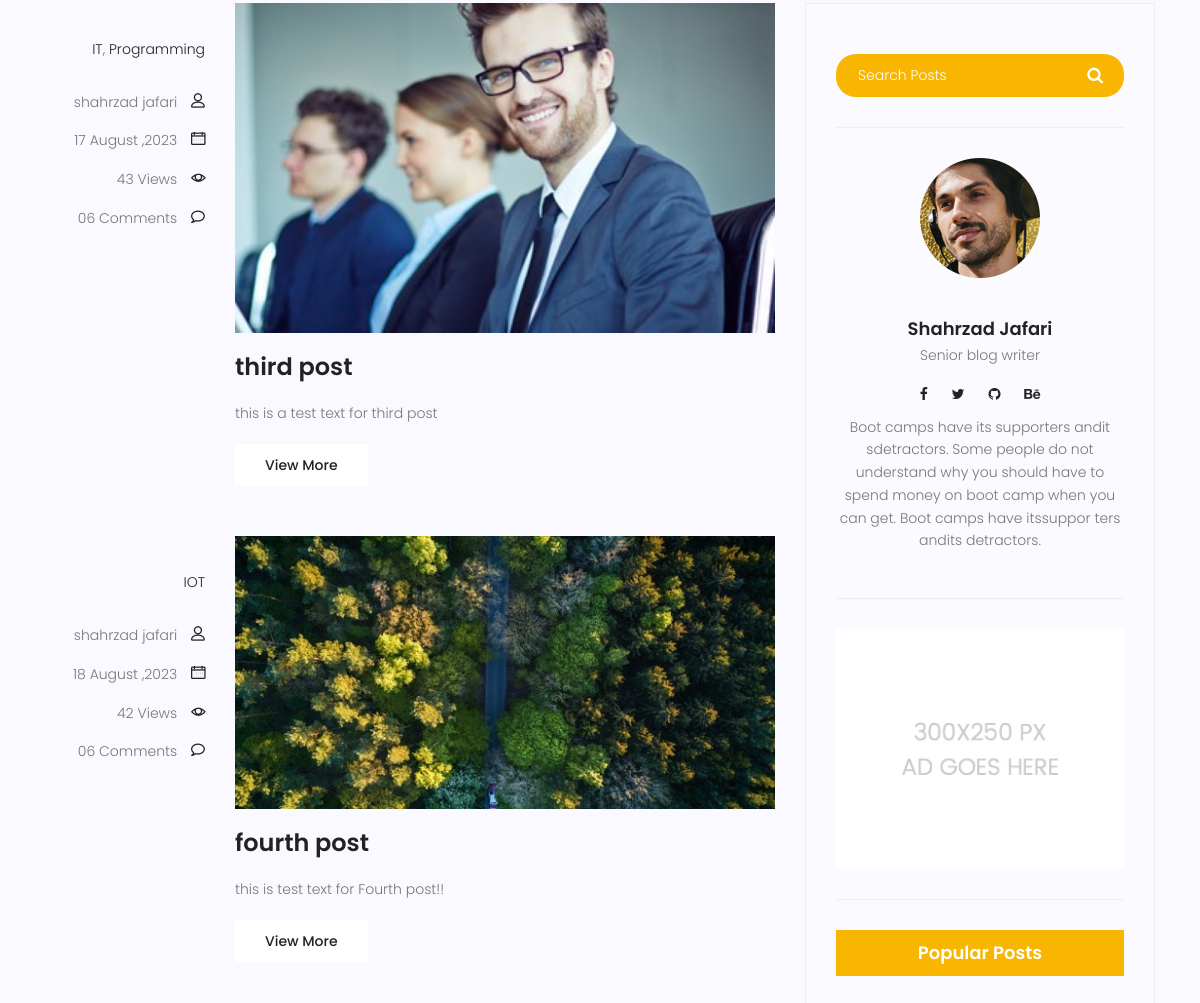
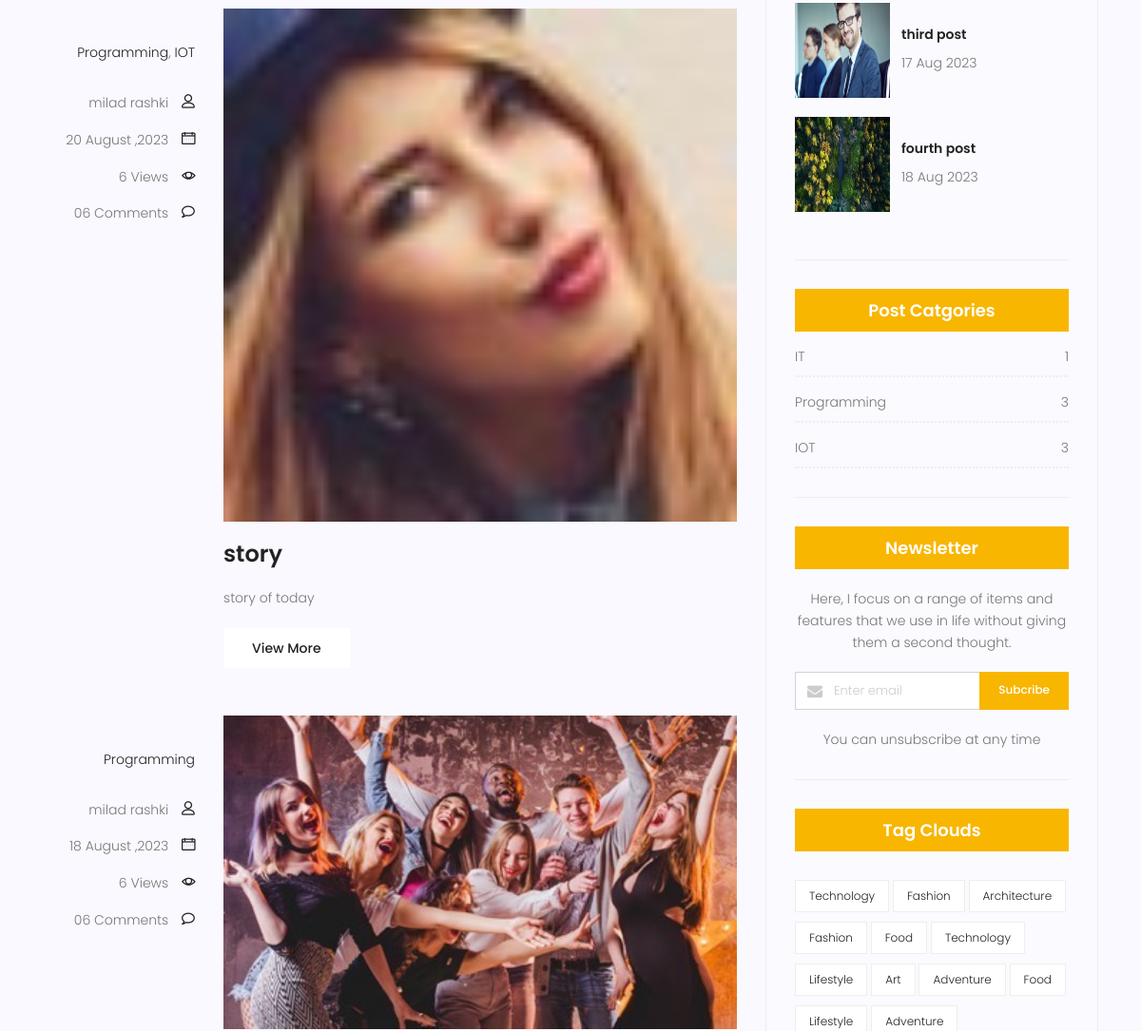
Page /blog/ (middle part) on the earlier database version (2 pictures, top to bottom).
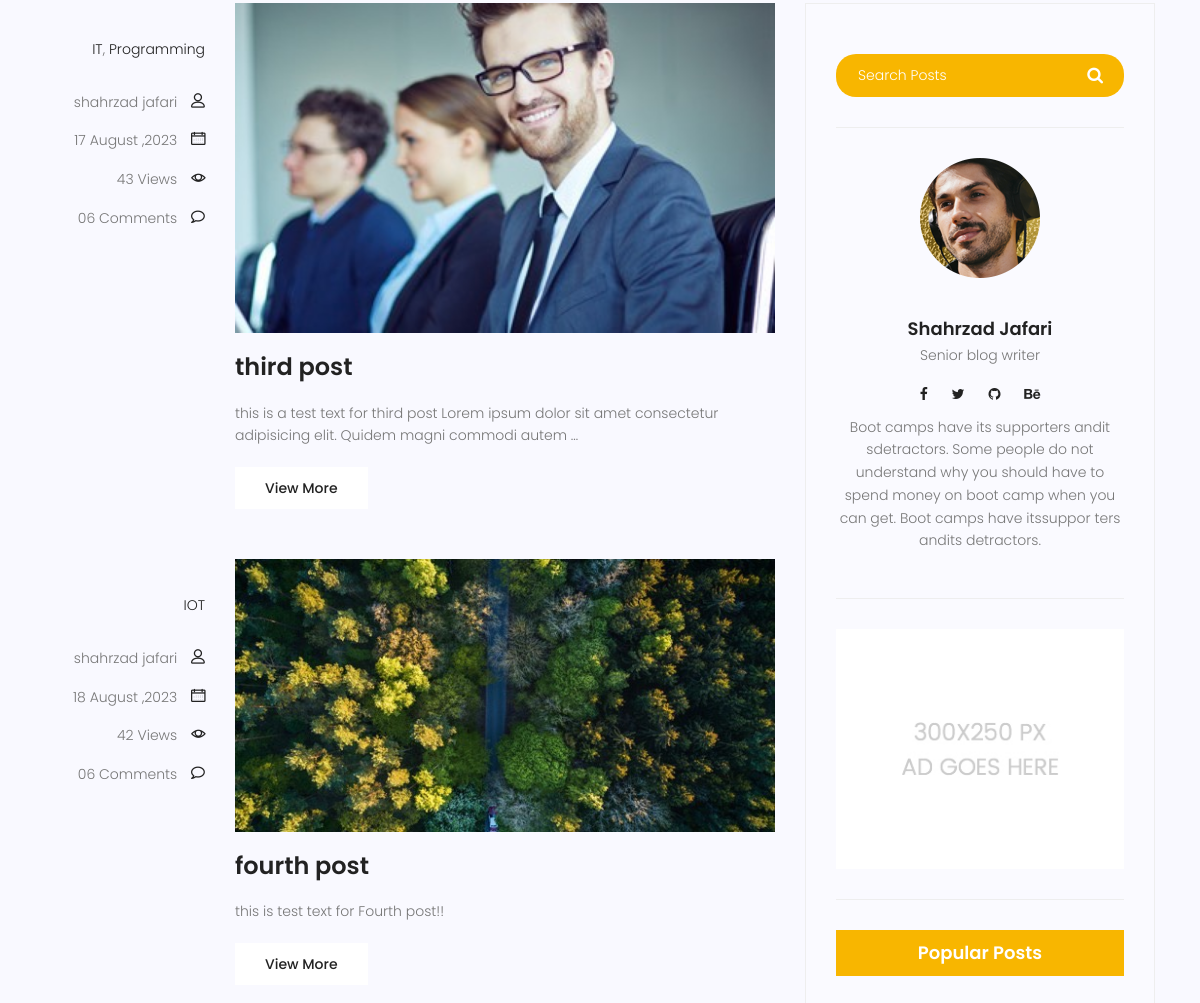
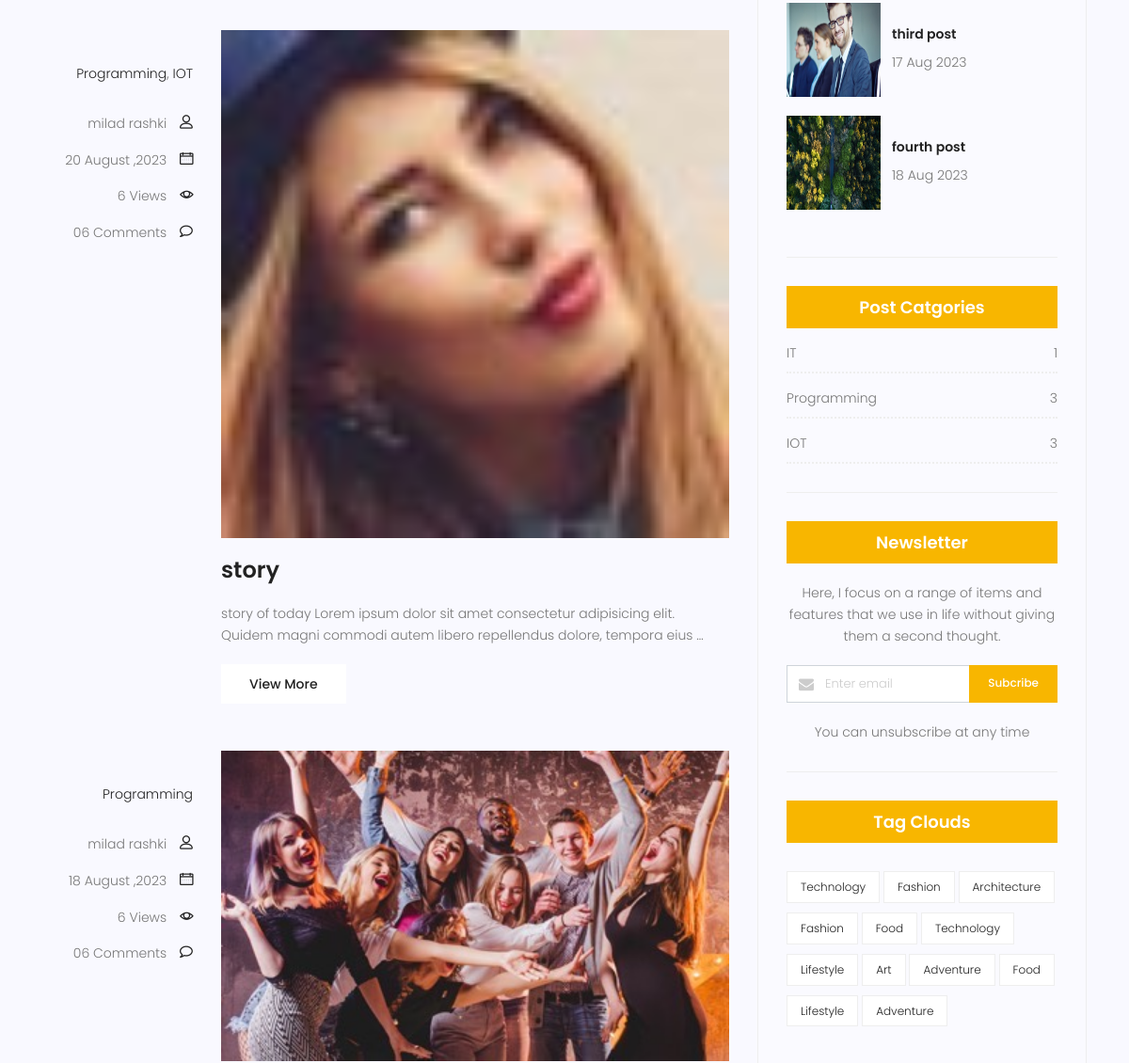
Same page on the later database version (2 pictures, top to bottom).
### blog/models.py (models this page shows, shortened)
class Post(models.Model):
    title = models.CharField(max_length=255)
    content = models.TextField()
    image = models.ImageField(upload_to='blog/', default='blog/default.jpg')
    category = models.ManyToManyField(Category)
    author = models.ForeignKey(User, on_delete=models.SET_NULL, null=True)
    counted_view = models.IntegerField(default=0)
    status = models.BooleanField(default=False)
    published_date = models.DateTimeField(null=True)
    created_date = models.DateTimeField(auto_now_add=True)
    updated_date = models.DateTimeField(auto_now=True)
    class Meta:
        ordering = ['created_date']

### blog/views.py (the view)
# urls.py: urlpatterns = [path('', blog_view, name='index'),
def blog_view(request):
    posts = Post.objects.filter(status=1, published_date__lte=timezone.now())
    context = {'posts': posts}
    return render(request, 'blog/blog-home.html', context)

### blog/models.py (called while the page is built)
    def __str__(self):
        return self.name

### blog/templatetags/blog_tags.py (called while the page is built)
@register.inclusion_tag('blog/blog-poppost.html')
def latest_post(arg=3):
    posts = Post.objects.filter(status=1).order_by('published_date')[:arg]
    return {'posts': posts}

@register.inclusion_tag('blog/blog-post-categories.html')
def post_categories():
    posts = Post.objects.filter(status=1)
    categories = Category.objects.all()
    cat_dict = {}
    for name in categories:
        cat_dict[name] = posts.filter(category=name).count()
    return {'categories': cat_dict}

### templates/blog/blog-home.html (shortened to what this page needs)
{% extends 'base.html' %} {%load static%} {%load blog_tags%} {% block content %}
<section class="post-content-area">
  <div class="container">
    <div class="row">
      <div class="col-lg-8 posts-list">
        {% for post in posts %}
        <div class="single-post row">
          <div class="col-lg-3 col-md-3 meta-details">
            <ul class="tags">
              {% for cat in post.category.all %}
              <li>
                <a href="#">{{ cat.name }}</a>{%if not forloop.last%},{%endif%}
              </li>
              {% endfor %}
            </ul>
            <div class="user-details row">
              <p class="user-name col-lg-12 col-md-12 col-6">
                <a href="#">{{ post.author.get_full_name }}</a>
                <span class="lnr lnr-user"></span>
              </p>
              <p class="date col-lg-12 col-md-12 col-6">
                <a href="#">{{post.published_date|date:"d F ,Y"}}</a>
                <span class="lnr lnr-calendar-full"></span>
              </p>
              <p class="view col-lg-12 col-md-12 col-6">
                <a href="#">{{post.counted_view}} Views</a>
                <span class="lnr lnr-eye"></span>
              </p>
              <p class="comments col-lg-12 col-md-12 col-6">
                <a href="#">06 Comments</a> <span class="lnr lnr-bubble"></span>
              </p>
            </div>
          </div>
          <div class="col-lg-9 col-md-9">
            <div class="feature-img">
              <img class="img-fluid" src="{{ post.image.url }}" alt="" />
            </div>
            <a class="posts-title" href="{% url 'blog:single' pid=post.id %}"
              ><h3>{{post.title}}</h3></a
            >
            <p class="excert">{{ post.content|truncatewords:20 }}</p>
            <a href="{% url 'blog:single' pid=post.id %}" class="primary-btn"
              >View More</a
            >
          </div>
        </div>
        {% endfor%}
      </div>
      <div class="col-lg-4 sidebar-widgets">
        <div class="widget-wrap">
          <div class="single-sidebar-widget search-widget">
            <form class="search-form" action="#">
              <input
                placeholder="Search Posts"
                name="search"
                type="text"
                onfocus="this.placeholder = ''"
                onblur="this.placeholder = 'Search Posts'"
              />
              <button type="submit"><i class="fa fa-search"></i></button>
            </form>
          </div>
          {% include 'blog/blog-writer.html' %} {%include 'blog/blog-ads.html'%}
          {% latest_post 2 %} {% post_categories %}
          <div class="single-sidebar-widget newsletter-widget">
            <h4 class="newsletter-title">Newsletter</h4>
            <p>
              Here, I focus on a range of items and features that we use in life
              without giving them a second thought.
            </p>
            <div class="form-group d-flex flex-row">
              <div class="col-autos">
                <div class="input-group">
                  <div class="input-group-prepend">
                    <div class="input-group-text">
                      <i class="fa fa-envelope" aria-hidden="true"></i>
                    </div>
                  </div>
                  <input
                    type="text"
                    class="form-control"
                    id="inlineFormInputGroup"
                    placeholder="Enter email"
                    onfocus="this.placeholder = ''"
                    onblur="this.placeholder = 'Enter email'"
                  />
                </div>
              </div>
              <a href="#" class="bbtns">Subcribe</a>
            </div>
            <p class="text-bottom">You can unsubscribe at any time</p>
          </div>
          {% include 'blog/blog-tags.html' %}
        </div>
      </div>
    </div>
  </div>
</section>
{% endblock%}

### templates/blog/blog-poppost.html
{% load static %}
<div class="single-sidebar-widget popular-post-widget">
  <h4 class="popular-title">Popular Posts</h4>
  <div class="popular-post-list">
    {% for post in posts %}
    <div class="single-post-list d-flex flex-row align-items-center">
      <div class="thumb">
        <img class="img-fluid" src="{{post.image.url}}" alt="" />
      </div>
      <div class="details">
        <a href="{% url 'blog:single' pid=post.id %}"
          ><h6>{{post.title}}</h6></a
        >
        <p>{{post.published_date|date:'d M Y'}}</p>
      </div>
    </div>
    {% endfor %}
  </div>
</div>

Differences in the rows shown:
changed Post "third post": content "this is a test text for third post" → "this is a test text for third post Lorem ipsum dolor sit amet consectetur adipisicing elit. Quidem magni commodi autem …"
changed Post "story": content "story of today" → "story of today Lorem ipsum dolor sit amet consectetur adipisicing elit. Quidem magni commodi autem libero repellendus dolore, tempora eius …"
